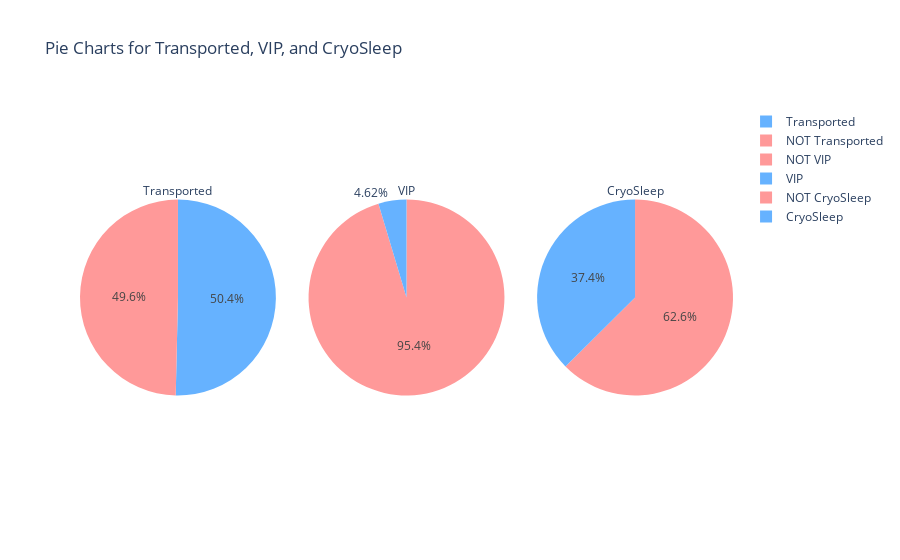

The code cell stored with this chart in its notebook:
### Code cell
import plotly.graph_objects as go
import pandas as pd

transpcolors = ['#66B2FF','#FF9999']
colors = ['#FF9999', '#66B2FF']
# Create subplots with 1 row and 3 columns
fig = go.Figure()

# Create a pie chart for 'Transported'
fig.add_trace(go.Pie(
    labels=['Transported', 'NOT Transported'],
    values=df_viz['Transported'].value_counts(),
    name='Transported',
    title='Transported',
    domain={'x': [0, 0.3]},
    marker=dict(colors=transpcolors)
))

# Create a pie chart for 'VIP'
fig.add_trace(go.Pie(
    labels=['NOT VIP', 'VIP'],
    values=df_viz['VIP'].value_counts(),
    name='VIP',
    title='VIP',
    domain={'x': [0.35, 0.65]},
     marker=dict(colors=colors)
))

# Create a pie chart for 'CryoSleep'
fig.add_trace(go.Pie(
    labels=['NOT CryoSleep', 'CryoSleep'],
    values=df_viz['CryoSleep'].value_counts(),
    name='CryoSleep',
    title='CryoSleep',
    domain={'x': [0.7, 1]},
    marker=dict(colors=colors)
))

# Update layout
fig.update_layout(
    title='Pie Charts for Transported, VIP, and CryoSleep',
    grid={'rows': 1, 'columns': 3},
)

# Show the plot
fig.show()

### Figure 1 — Plotly figure (JSON) as saved in the notebook; plotly's stock layout.template omitted (floating-point values rounded to 4 significant figures)
{"data": [{"domain": {"x": [0, 0.3]}, "labels": ["Transported", "NOT Transported"], "marker": {"colors": ["#66B2FF", "#FF9999"]}, "name": "Transported", "title": {"text": "Transported"}, "type": "pie", "values": [4378, 4315]}, {"domain": {"x": [0.35, 0.65]}, "labels": ["NOT VIP", "VIP"], "marker": {"colors": ["#FF9999", "#66B2FF"]}, "name": "VIP", "title": {"text": "VIP"}, "type": "pie", "values": [8291, 402]}, {"domain": {"x": [0.7, 1]}, "labels": ["NOT CryoSleep", "CryoSleep"], "marker": {"colors": ["#FF9999", "#66B2FF"]}, "name": "CryoSleep", "title": {"text": "CryoSleep"}, "type": "pie", "values": [5439, 3254]}], "layout": {"grid": {"columns": 3, "rows": 1}, "title": {"text": "Pie Charts for Transported, VIP, and CryoSleep"}}}
